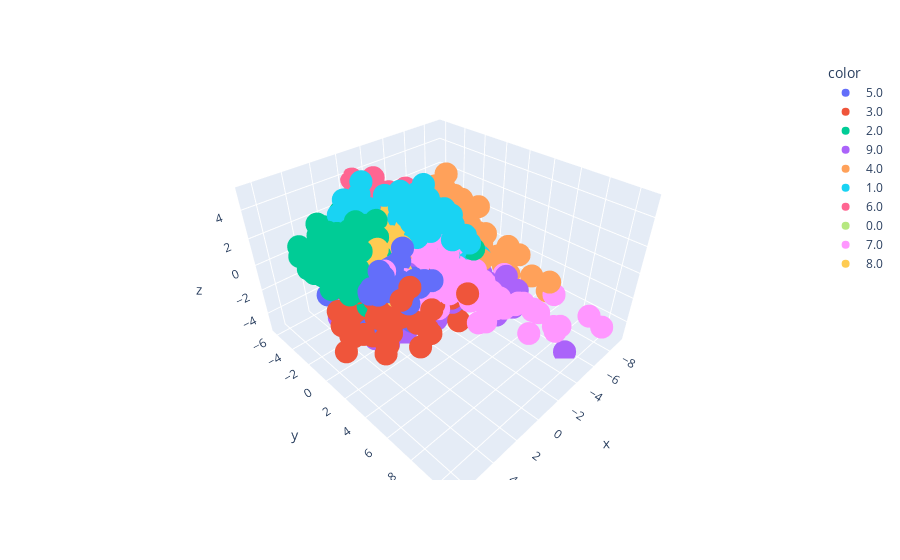

The cell this chart's notebook holds for it:
### Code cell
y_train_trf = y_train.astype(str)
fig = px.scatter_3d(x=x_train_pca[:,0],y=x_train_pca[:,1],z=x_train_pca[:,2], color=y_train_trf)

fig.show()

### Figure 1 — Plotly figure (JSON) as saved in the notebook; plotly's stock layout.template omitted (floating-point values rounded to 4 significant figures; data arrays with more than 128 entries replaced by an {"elided": "..."} marker saying what was removed)
{"data": [{"hovertemplate": "color=5.0<br>x=%{x}<br>y=%{y}<br>z=%{z}<extra></extra>", "legendgroup": "5.0", "marker": {"color": "#636efa", "symbol": "circle"}, "mode": "markers", "name": "5.0", "scene": "scene", "showlegend": true, "type": "scatter3d", "x": {"elided": "144 float values"}, "y": {"elided": "144 float values"}, "z": {"elided": "144 float values"}}, {"hovertemplate": "color=3.0<br>x=%{x}<br>y=%{y}<br>z=%{z}<extra></extra>", "legendgroup": "3.0", "marker": {"color": "#EF553B", "symbol": "circle"}, "mode": "markers", "name": "3.0", "scene": "scene", "showlegend": true, "type": "scatter3d", "x": {"elided": "157 float values"}, "y": {"elided": "157 float values"}, "z": {"elided": "157 float values"}}, {"hovertemplate": "color=2.0<br>x=%{x}<br>y=%{y}<br>z=%{z}<extra></extra>", "legendgroup": "2.0", "marker": {"color": "#00cc96", "symbol": "circle"}, "mode": "markers", "name": "2.0", "scene": "scene", "showlegend": true, "type": "scatter3d", "x": {"elided": "136 float values"}, "y": {"elided": "136 float values"}, "z": {"elided": "136 float values"}}, {"hovertemplate": "color=9.0<br>x=%{x}<br>y=%{y}<br>z=%{z}<extra></extra>", "legendgroup": "9.0", "marker": {"color": "#ab63fa", "symbol": "circle"}, "mode": "markers", "name": "9.0", "scene": "scene", "showlegend": true, "type": "scatter3d", "x": {"elided": "150 float values"}, "y": {"elided": "150 float values"}, "z": {"elided": "150 float values"}}, {"hovertemplate": "color=4.0<br>x=%{x}<br>y=%{y}<br>z=%{z}<extra></extra>", "legendgroup": "4.0", "marker": {"color": "#FFA15A", "symbol": "circle"}, "mode": "markers", "name": "4.0", "scene": "scene", "showlegend": true, "type": "scatter3d", "x": {"elided": "146 float values"}, "y": {"elided": "146 float values"}, "z": {"elided": "146 float values"}}, {"hovertemplate": "color=1.0<br>x=%{x}<br>y=%{y}<br>z=%{z}<extra></extra>", "legendgroup": "1.0", "marker": {"color": "#19d3f3", "symbol": "circle"}, "mode": "markers", "name": "1.0", "scene": "scene", "showlegend": true, "type": "scatter3d", "x": {"elided": "136 float values"}, "y": {"elided": "136 float values"}, "z": {"elided": "136 float values"}}, {"hovertemplate": "color=6.0<br>x=%{x}<br>y=%{y}<br>z=%{z}<extra></extra>", "legendgroup": "6.0", "marker": {"color": "#FF6692", "symbol": "circle"}, "mode": "markers", "name": "6.0", "scene": "scene", "showlegend": true, "type": "scatter3d", "x": {"elided": "139 float values"}, "y": {"elided": "139 float values"}, "z": {"elided": "139 float values"}}, {"hovertemplate": "color=0.0<br>x=%{x}<br>y=%{y}<br>z=%{z}<extra></extra>", "legendgroup": "0.0", "marker": {"color": "#B6E880", "symbol": "circle"}, "mode": "markers", "name": "0.0", "scene": "scene", "showlegend": true, "type": "scatter3d", "x": {"elided": "143 float values"}, "y": {"elided": "143 float values"}, "z": {"elided": "143 float values"}}, {"hovertemplate": "color=7.0<br>x=%{x}<br>y=%{y}<br>z=%{z}<extra></extra>", "legendgroup": "7.0", "marker": {"color": "#FF97FF", "symbol": "circle"}, "mode": "markers", "name": "7.0", "scene": "scene", "showlegend": true, "type": "scatter3d", "x": {"elided": "147 float values"}, "y": {"elided": "147 float values"}, "z": {"elided": "147 float values"}}, {"hovertemplate": "color=8.0<br>x=%{x}<br>y=%{y}<br>z=%{z}<extra></extra>", "legendgroup": "8.0", "marker": {"color": "#FECB52", "symbol": "circle"}, "mode": "markers", "name": "8.0", "scene": "scene", "showlegend": true, "type": "scatter3d", "x": {"elided": "139 float values"}, "y": {"elided": "139 float values"}, "z": {"elided": "139 float values"}}], "layout": {"legend": {"title": {"text": "color"}, "tracegroupgap": 0}, "margin": {"t": 60}, "scene": {"domain": {"x": [0, 1], "y": [0, 1]}, "xaxis": {"title": {"text": "x"}}, "yaxis": {"title": {"text": "y"}}, "zaxis": {"title": {"text": "z"}}}}}
